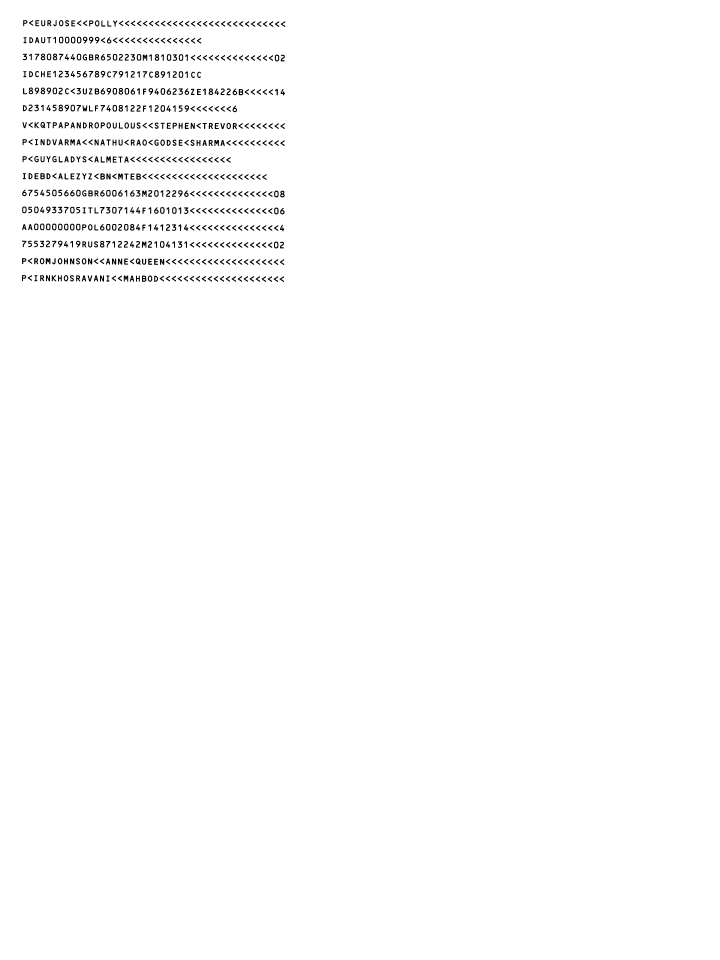
#> input picture tessdata/ocrb_eval/eng.OCR-B_10_BT.exp0.tif, 3600 x 4800 px (shown at 1/5 size)
$ python -i mrz_image.py   (imports and definitions only)
#> lines starting #> are read from the running program, lines starting #| are printed output that depends on the picture; after the words box and inside, x2 and y2 are one past the last pixel; in counts of white or black regions, pixels touching at a corner belong together
#> further down, picture is the input picture: PIL image 3600x4800 1; 98.9% white; 656 black regions, largest, box (x1, y1, x2, y2) and area: (591, 868, 614, 898) 509, (229, 1291, 252, 1321) 508, (502, 867, 525, 898) 497
"""Geometric MRZ candidates and line crops without passport labels or OCR guesses."""

import cv2
import numpy as np
from PIL import Image, ImageOps


# [57 lines left out: functions text_mask, split_mrz_lines, not called in this run]


def ordered_quad(points):
    """Order a near-horizontal convex quadrilateral as TL, TR, BR, BL."""
    points = np.asarray(points,dtype=np.float32).reshape(4,2)
    sums = points.sum(axis=1)
    differences = points[:,1]-points[:,0]
    indexes = [np.argmin(sums),np.argmin(differences),np.argmax(sums),np.argmax(differences)]
    if len(set(indexes)) != 4:
        raise ValueError('Ambiguous MRZ rectangle')
    return points[indexes]


def warp_mrz_quad(image, quad):
    """Rectify a text quadrilateral with white borders, preserving visible source pixels."""
    quad = np.asarray(quad,dtype=np.float32)
    if quad.shape != (4,2) or not np.isfinite(quad).all():
        raise ValueError('Invalid MRZ quadrilateral')
    if not cv2.isContourConvex(quad) or abs(cv2.contourArea(quad)) < 100:
        raise ValueError('Degenerate MRZ quadrilateral')
    width = int(max(np.linalg.norm(quad[1]-quad[0]),np.linalg.norm(quad[2]-quad[3])))
    height = int(max(np.linalg.norm(quad[3]-quad[0]),np.linalg.norm(quad[2]-quad[1])))
    if not (40 <= width <= 3000 and 12 <= height <= 1000):
        raise ValueError('Invalid MRZ crop size')
    destination = np.array([[0,0],[width-1,0],[width-1,height-1],[0,height-1]],np.float32)
    transform = cv2.getPerspectiveTransform(quad,destination)
    output = cv2.warpPerspective(np.asarray(image.convert('L')),transform,(width,height),
                                 flags=cv2.INTER_CUBIC,borderMode=cv2.BORDER_CONSTANT,borderValue=255)
    return Image.fromarray(output)


def perspective_mrz_candidates(image, limit=2):
    """Pair long text-line contours, allowing MRZ anywhere among other photographed IDs."""
#> called with limit = 2
    original = np.asarray(image.convert('L'))
    scale = min(1.,1400/original.shape[1])
#> scale = 0.389
    small = cv2.resize(original,None,fx=scale,fy=scale) if scale < 1 else original
    width = small.shape[1]
#> width = 1400
    # Closing joins character strokes along a row without merging the two rows.
    blackhat = cv2.morphologyEx(small,cv2.MORPH_BLACKHAT,
                                cv2.getStructuringElement(cv2.MORPH_RECT,(max(15,width//40),max(5,width//160))))
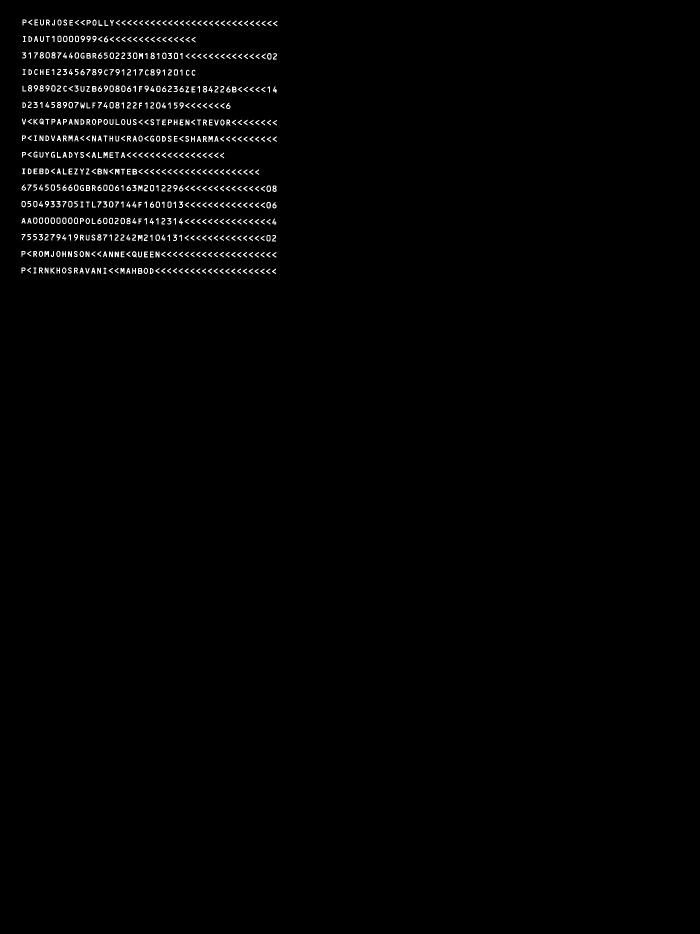
#> blackhat: shape (1867, 1400) (shown at 1/2 size); min 0, max 255, mean 2.9
    mask = cv2.threshold(blackhat,0,255,cv2.THRESH_BINARY|cv2.THRESH_OTSU)[1]
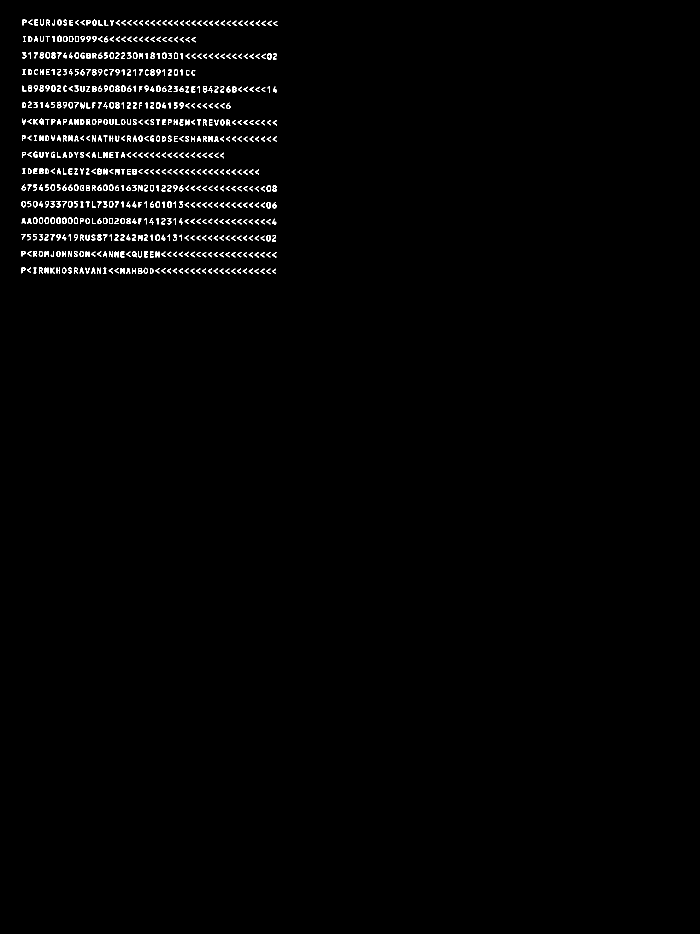
#> mask: shape (1867, 1400) (shown at 1/2 size); 1.2% white in thin lines or dots, all inside (x1, y1, x2, y2) = (43, 39, 555, 548)
    joined = cv2.morphologyEx(mask,cv2.MORPH_CLOSE,
                              cv2.getStructuringElement(cv2.MORPH_RECT,(max(13,width//45),3)))
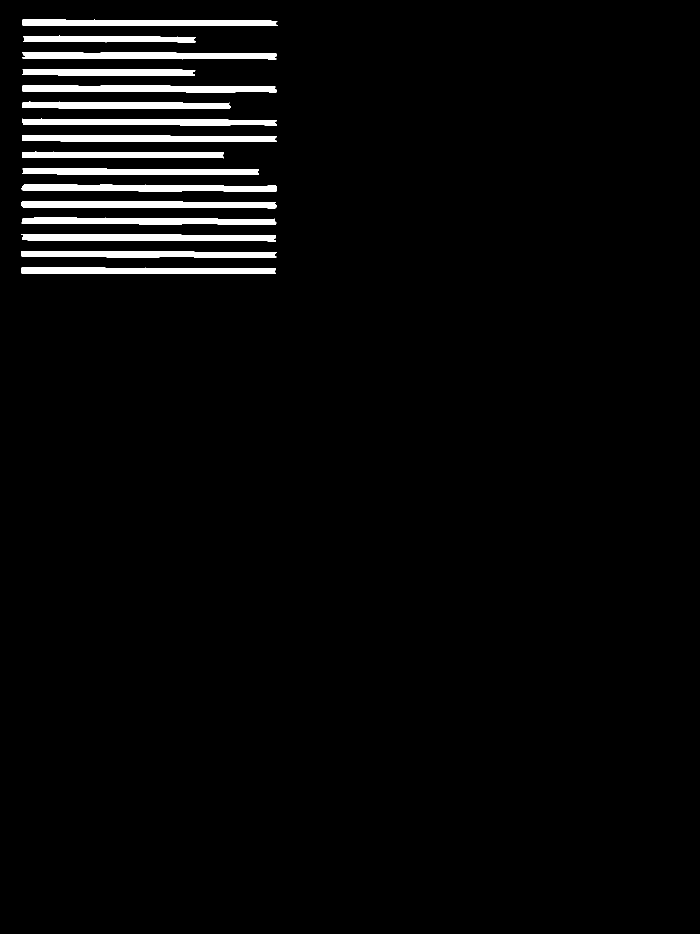
#> joined: shape (1867, 1400) (shown at 1/2 size); 3.4% white; 16 white regions
    contours,_ = cv2.findContours(joined,cv2.RETR_EXTERNAL,cv2.CHAIN_APPROX_SIMPLE)
#> contours = 16 contours; largest, box (x1, y1, x2, y2) and area: (45, 170, 554, 186) 5796, (43, 402, 553, 417) 5675, (43, 369, 553, 384) 5649, (43, 435, 553, 450) 5540, (44, 104, 554, 119) 5532
    lines = []
    for contour in contours:
        center, size, angle = cv2.minAreaRect(contour)
        length, thickness = max(size), min(size)
        if thickness < 5 or not 8 < length/thickness < 85 or length < width*.28:
            continue
        if size[0] < size[1]:
            angle += 90
        angle = (angle+90)%180-90
        if abs(angle) > 25:
            continue
        # Use the original rectangle to avoid changing OpenCV's width/height convention.
        quad = ordered_quad(cv2.boxPoints(cv2.minAreaRect(contour)))
        lines.append((center,length,thickness,angle,quad))
#> this loop made 16 passes
#> (center, size, angle, length, thickness, points in ordered_quad, sums in ordered_quad, differences in ordered_quad) on passes 1 to 4: ((297, 541), (12, 508), 0, 508, 12, [[551, 547], [43, 547], [43, 535], [551, 535]], [1098, 590, 578, 1086], [-4, 504, 492, -16]), ((297.5, 508), (12, 509), 0, 509, 12, [[552, 514], [43, 514], [43, 502], [552, 502]], [1066, 557, 545, 1054], [-38, 471, 459, -50]), ((297, 474.8), (12.67, 508.1), 0.266, 508.1, 12.67, [[551, 482.3], [42.94, 479.9], [43, 467.3], [551.1, 469.6]], [1033.3, 522.9, 510.3, 1020.7], [-68.69, 437, 424.3, -81.42]), ((297.5, 441.7), (12.7, 509), 0.251, 509, 12.7, [[552, 449.2], [42.99, 447], [43.05, 434.3], [552, 436.5]], [1001.2, 490, 477.3, 988.5], [-102.8, 404, 391.2, -115.5])
#> (center, size, angle, length, thickness) on passes 13, 15: ((217.5, 143.9), (12.91, 345), -89.78, 345, 12.91), ((218, 77.82), (12.44, 344.1), -89.65, 344.1, 12.44)
#> after the loop, lines = 14 items
    pairs = []
    for i, first in enumerate(lines):
        for second in lines[i+1:]:
            upper, lower = sorted((first, second), key=lambda row: row[0][1])
            c1, w1, h1, a1, q1 = upper
            c2, w2, h2, a2, q2 = lower
            if abs(a1-a2) > 10 or min(w1, w2)/max(w1, w2) < .65:
                continue
            radians = np.deg2rad((a1+a2)/2)
            normal_gap = (c2[1]-c1[1])*np.cos(radians)-(c2[0]-c1[0])*np.sin(radians)
            if not .7*max(h1, h2) < normal_gap < 4*max(h1, h2):
                continue
            if abs(c2[0]-c1[0]) > max(w1, w2)*.2:
                continue
            quad = np.array([q1[0], q1[1], q2[2], q2[3]], np.float32)
            center = quad.mean(axis=0)
            quad = (quad-center)*np.array([1.04, 1.2], np.float32)+center
            score = min(w1, w2)*(min(w1, w2)/max(w1, w2))
            pairs.append((score,quad/scale))
#> this loop made 14 passes
#> after the loop, pairs = 11 items
    selected = []
    centers = []
    for _, quad in sorted(pairs, key=lambda item: item[0], reverse=True):
        center = quad.mean(axis=0)
        if any(np.linalg.norm(center-prev) < 30/scale for prev in centers):
            continue
        try:
            crop = warp_mrz_quad(image, quad)
        except ValueError:
            continue
        if crop.width/crop.height < 3:
            continue
        selected.append(crop)
        centers.append(center)
        if len(selected) >= limit:
            break
#> this loop made 2 passes
#> (center, width in warp_mrz_quad, height in warp_mrz_quad, destination in warp_mrz_quad) on passes 1 to 2: ([765, 1008.2], 1361, 142, [[0, 0], [1360, 0], [1360, 141], [0, 141]]), ([765, 1093.4], 1361, 141, [[0, 0], [1360, 0], [1360, 140], [0, 140]])
#> pass 1, in warp_mrz_quad, `output = cv2.warpPerspective(np.asarray(image.convert('L')),transform,..`:
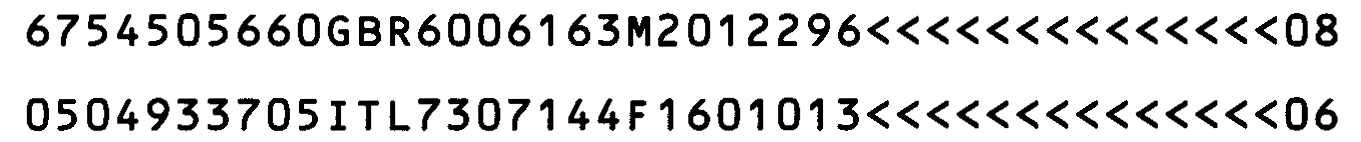
#> output: shape (142, 1361); min 0, max 255, mean 219.5
#> pass 2, in warp_mrz_quad (call 2), `output = cv2.warpPerspective(np.asarray(image.convert('L')),transform,..`:
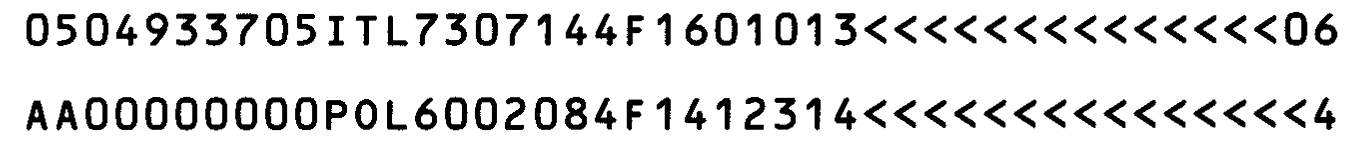
#> output: shape (141, 1361); min 0, max 255, mean 219.9
#> after the loop, centers = [[765, 1008.2], [765, 1093.4]]; selected = 2 items
    return selected

>>> from PIL import Image
>>> picture = Image.open('tessdata/ocrb_eval/eng.OCR-B_10_BT.exp0.tif')
>>> result = perspective_mrz_candidates(picture)
#> result = 2 items
